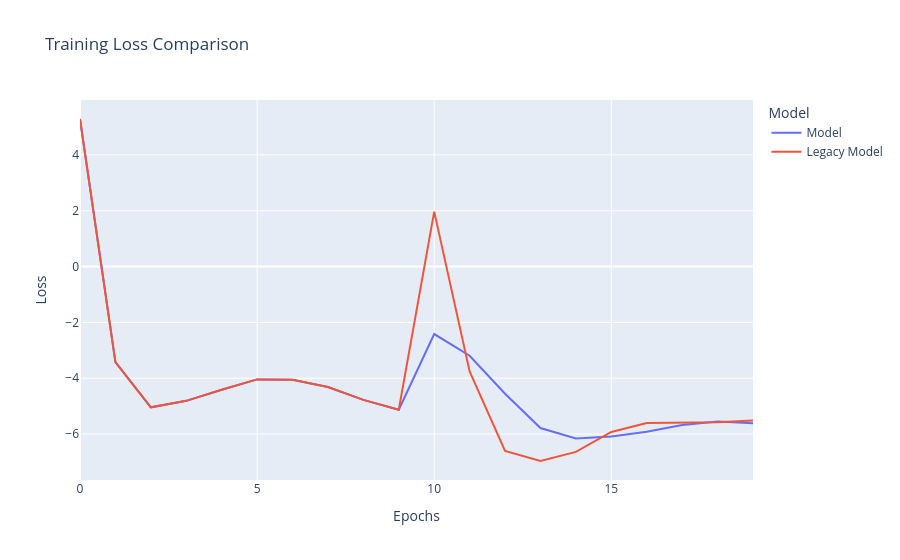

Notebook code for this chart:
### Code cell
import plotly.graph_objects as go
fig = go.Figure()
nepochs = min(len(dbg_model.history.loss), len(dbg_model_legacy.history.loss))
fig.add_trace(go.Scatter(x=list(range(nepochs)), y=dbg_model.history.loss[:nepochs], mode='lines', name='Model'))
fig.add_trace(go.Scatter(x=list(range(nepochs)), y=dbg_model_legacy.history.loss[:nepochs], mode='lines', name='Legacy Model'))
fig.update_layout(title='Training Loss Comparison',
                  xaxis_title='Epochs',
                  yaxis_title='Loss',
                  legend_title='Model',)

### Figure 1 — Plotly figure (JSON) as saved in the notebook; plotly's stock layout.template omitted (floating-point values rounded to 4 significant figures)
{"data": [{"mode": "lines", "name": "Model", "type": "scatter", "x": [0, 1, 2, 3, 4, 5, 6, 7, 8, 9, 10, 11, 12, 13, 14, 15, 16, 17, 18, 19], "y": [5.287, -3.426, -5.044, -4.811, -4.413, -4.043, -4.053, -4.314, -4.777, -5.131, -2.418, -3.194, -4.557, -5.784, -6.16, -6.087, -5.922, -5.679, -5.55, -5.612]}, {"mode": "lines", "name": "Legacy Model", "type": "scatter", "x": [0, 1, 2, 3, 4, 5, 6, 7, 8, 9, 10, 11, 12, 13, 14, 15, 16, 17, 18, 19], "y": [5.287, -3.426, -5.044, -4.811, -4.413, -4.043, -4.053, -4.314, -4.777, -5.131, 1.968, -3.759, -6.603, -6.967, -6.641, -5.926, -5.604, -5.602, -5.576, -5.519]}], "layout": {"legend": {"title": {"text": "Model"}}, "title": {"text": "Training Loss Comparison"}, "xaxis": {"title": {"text": "Epochs"}}, "yaxis": {"title": {"text": "Loss"}}}}
